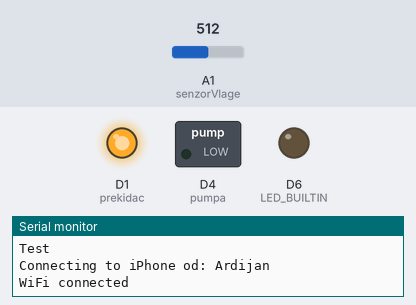
Bench run of a sketch on a simulated Arduino MKR. Parts: switched loads named in the sketch (green lamp = pin HIGH), output pins drawn as LEDs (lit = HIGH), the last lines printed to the serial monitor. Inputs (shaded band) come from the test bench; at power-on: A1 (senzorVlage) = 512. WiFi joins after 1.5 s; servers stay silent unless stated.

Above: at 2.0 s.
At 32.9 s:
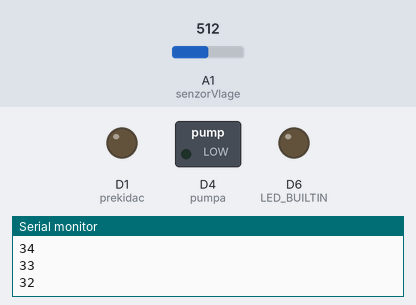
Timing chart, 0 to 82.0 s (numbered marks = the images above):
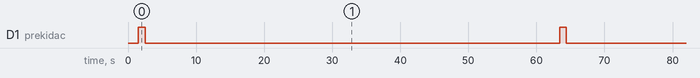

The sketch:

ardianV01.ino
```cpp
#include <WiFi101.h>
#include "ThingSpeak.h"

#define senzorVlage A1
#define pumpa 4
#define prekidac 1


const char* ssid = "iPhone od: Ardijan";
const char* password = "12345678";
int status = WL_IDLE_STATUS;
WiFiClient client;

WiFiServer server(80);

unsigned long myChannelNumber = 1048296;
const char * myWriteAPIKey = "XYBNU8TZEWQ9V7IP";

int vlaga;
int pumpaOn = 1;
int pumpaOff = 0;

int odgovor;

void setup() {
  Serial.begin(115200);
  pinMode (senzorVlage, INPUT);
  pinMode (prekidac, OUTPUT);
  pinMode (pumpa, OUTPUT);
  pinMode(LED_BUILTIN, OUTPUT);

  digitalWrite(prekidac, LOW);
  digitalWrite(pumpa, LOW);
  digitalWrite(LED_BUILTIN, LOW);

  Serial.println("Test");


  Serial.print("Connecting to ");
  Serial.println(ssid);

  WiFi.begin(ssid, password);

  while (WiFi.status() != WL_CONNECTED) {
    delay(500);
    Serial.print(".");
  }
  Serial.println("");
  Serial.println("WiFi connected");

  ThingSpeak.begin(client);

}

void loop() {

  digitalWrite(prekidac, HIGH);
  delay(1000);
  vlaga = analogRead(senzorVlage);
  digitalWrite (prekidac, LOW);
  int mapirano = map(vlaga, 0, 300, 0, 100);
  Serial.print("Vlaga= "); Serial.println(mapirano);
  Serial.print("Analog input= "); Serial.println(vlaga);
  Serial.println(" "); Serial.println(" ");
  delay (500);

  if (mapirano < 60) {
    ThingSpeak.setField(1, mapirano);
    ThingSpeak.setField(2, pumpaOn);
    Serial.println("Pumpa ON");
    odgovor = ThingSpeak.writeFields(myChannelNumber, myWriteAPIKey);
    if (odgovor == 200) {
      Serial.println("Channel update successful.");
    }
    else {
      Serial.println("Problem updating channel. HTTP error code " + String(odgovor));
    }
    delay(100);
    digitalWrite(pumpa, HIGH);
    for (int j = 15; j > 0; j--) {
      delay(1000);
      Serial.println(j);
    }
    digitalWrite(pumpa, LOW);
    digitalWrite(prekidac, HIGH);
    delay(500);
    vlaga = analogRead(senzorVlage);
    digitalWrite (prekidac, LOW);
    int mapirano = map(vlaga, 0, 300, 0, 100);
    ThingSpeak.setField(1, mapirano);
    ThingSpeak.setField(2, pumpaOff);
    odgovor = ThingSpeak.writeFields(myChannelNumber, myWriteAPIKey);
    if (odgovor == 200) {
      Serial.println("Channel update successful.");
    }
    else {
      Serial.println("Problem updating channel. HTTP error code " + String(odgovor));
    }
  }
  else {
    ThingSpeak.setField(1, mapirano);
    ThingSpeak.setField(2, pumpaOff);
    Serial.println("Pumpa OFF");
    digitalWrite(pumpa, LOW);
    delay(100);
    odgovor = ThingSpeak.writeFields(myChannelNumber, myWriteAPIKey);
    if (odgovor == 200) {
      Serial.println("Channel update successful.");
    }
    else {
      Serial.println("Problem updating channel. HTTP error code " + String(odgovor));
    }
  }


  for (int i = 60; i > 0; i--) {
    delay(1000);
    Serial.println(i);
  }


}
```

Measured:
- by itself, D1 (prekidac): alternates HIGH for 1.0 s and LOW for 60.9 s
